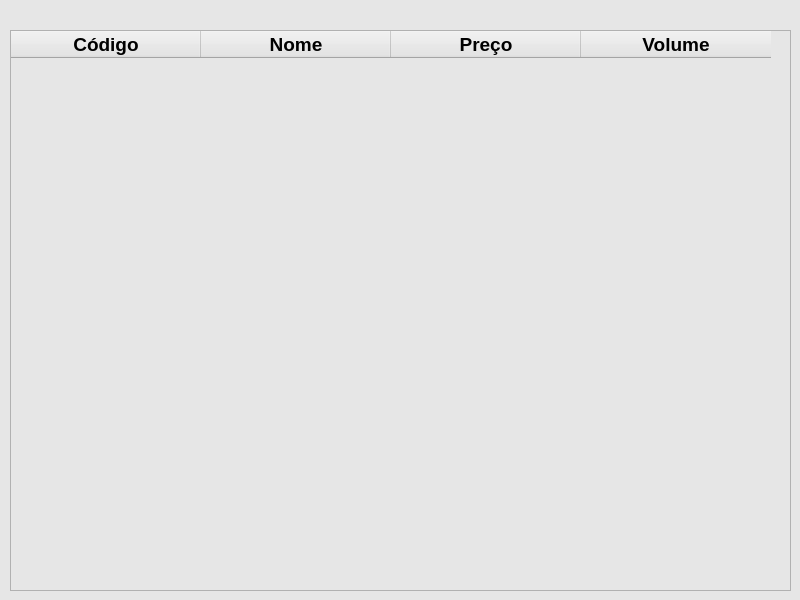
<?xml version="1.0" encoding="UTF-8"?>
<ui version="4.0">
 <class>MainWindow</class>
 <widget class="QMainWindow" name="MainWindow">
  <property name="geometry">
   <rect>
    <x>0</x>
    <y>0</y>
    <width>800</width>
    <height>600</height>
   </rect>
  </property>
  <property name="minimumSize">
   <size>
    <width>800</width>
    <height>600</height>
   </size>
  </property>
  <property name="maximumSize">
   <size>
    <width>800</width>
    <height>600</height>
   </size>
  </property>
  <property name="windowTitle">
   <string>MainWindow</string>
  </property>
  <property name="styleSheet">
   <string notr="true">background-color: rgb(230, 230, 230);</string>
  </property>
  <widget class="QWidget" name="centralwidget">
   <widget class="QTableWidget" name="dadostabela">
    <property name="geometry">
     <rect>
      <x>10</x>
      <y>30</y>
      <width>781</width>
      <height>561</height>
     </rect>
    </property>
    <property name="minimumSize">
     <size>
      <width>781</width>
      <height>561</height>
     </size>
    </property>
    <property name="maximumSize">
     <size>
      <width>781</width>
      <height>561</height>
     </size>
    </property>
    <property name="styleSheet">
     <string notr="true">background-color: rgb(230, 230, 230);</string>
    </property>
    <property name="gridStyle">
     <enum>Qt::DashLine</enum>
    </property>
    <property name="columnCount">
     <number>4</number>
    </property>
    <attribute name="horizontalHeaderMinimumSectionSize">
     <number>190</number>
    </attribute>
    <attribute name="horizontalHeaderDefaultSectionSize">
     <number>190</number>
    </attribute>
    <column>
     <property name="text">
      <string>Código</string>
     </property>
     <property name="font">
      <font>
       <pointsize>14</pointsize>
       <weight>75</weight>
       <bold>true</bold>
      </font>
     </property>
    </column>
    <column>
     <property name="text">
      <string>Nome</string>
     </property>
     <property name="font">
      <font>
       <family>Segoe UI</family>
       <pointsize>14</pointsize>
       <weight>75</weight>
       <bold>true</bold>
      </font>
     </property>
    </column>
    <column>
     <property name="text">
      <string>Preço</string>
     </property>
     <property name="font">
      <font>
       <family>Segoe UI</family>
       <pointsize>14</pointsize>
       <weight>75</weight>
       <bold>true</bold>
      </font>
     </property>
    </column>
    <column>
     <property name="text">
      <string>Volume</string>
     </property>
     <property name="font">
      <font>
       <pointsize>14</pointsize>
       <weight>75</weight>
       <bold>true</bold>
      </font>
     </property>
    </column>
   </widget>
  </widget>
 </widget>
 <resources/>
 <connections/>
</ui>
